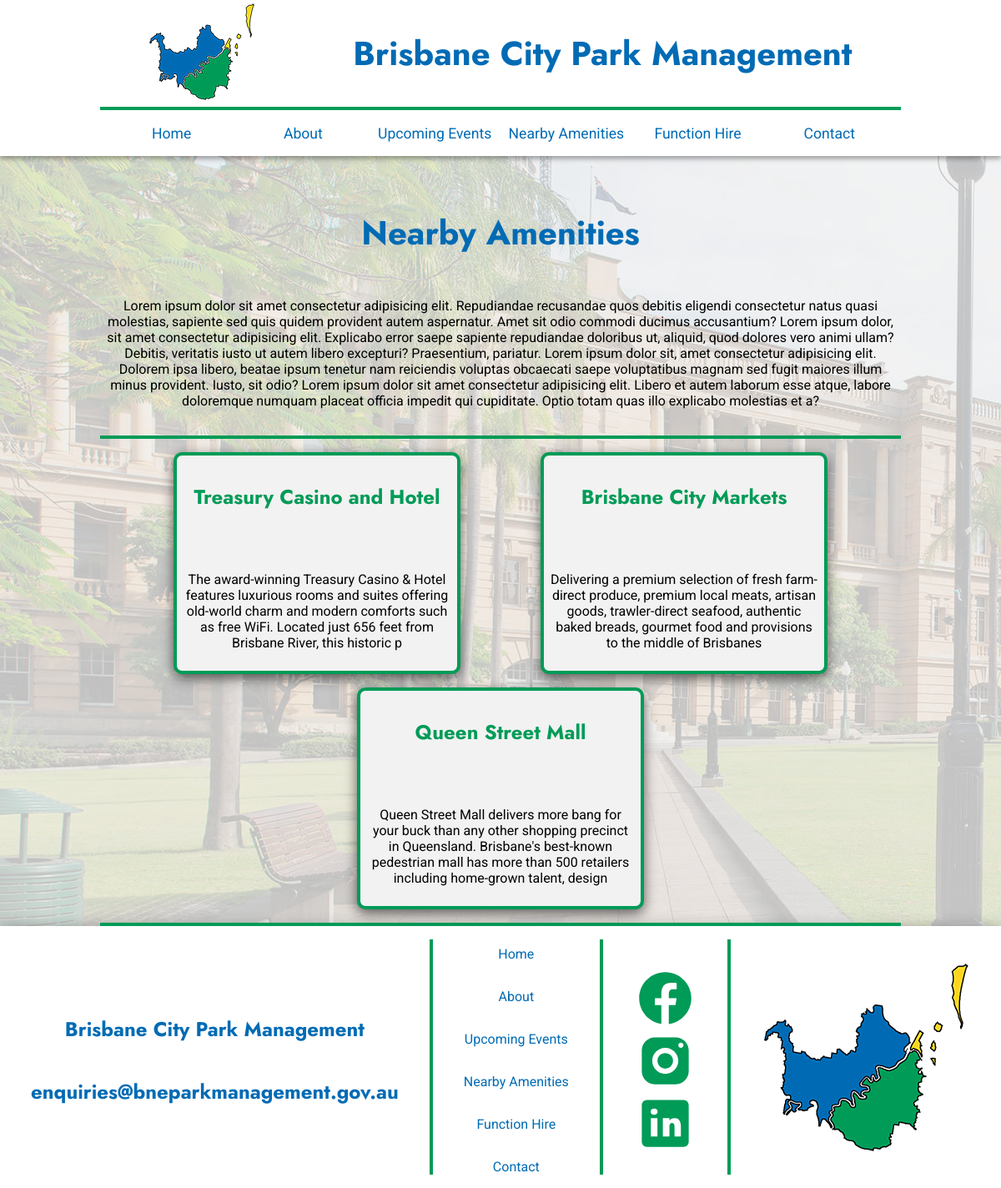
The app's page /pages/nearby.php with its own data.
### tables this page shows
CREATE TABLE places (
  placename VARCHAR(50),
  imageurl VARCHAR(100),
  placedesc VARCHAR(200)
);

### pages/nearby.php (the view, shortened to what this page needs)
<?php
    require_once "../backend/connect.php"
?>
<!DOCTYPE html>
<html lang="en">
<head>
    <link rel="stylesheet" href="../css/styles.css">
</head>
<body>
    <header>
        <div>
            <img src="../images/bcmp-logo-128x128.png" alt="logo">
            <h1>Brisbane City Park Management</h1>
        </div>
        <nav>
            <a href="../index.php"><p>Home</p></a>
            <a href="about.php"><p>About</p></a>
            <a href="events.php"><p>Upcoming Events</p></a>
            <a href="nearby.php"><p>Nearby Amenities</p></a>
            <a href="functionhire.php"><p>Function Hire</p></a>
            <a href="contact.php"><p>Contact</p></a>
        </nav>
    </header>
    <main>
        <div>
            <h2>Nearby Amenities</h2>
            <p>
                Lorem ipsum dolor sit amet consectetur adipisicing elit. Repudiandae recusandae quos debitis eligendi consectetur natus quasi molestias, sapiente sed quis quidem provident autem aspernatur. Amet sit odio commodi ducimus accusantium?
                Lorem ipsum dolor, sit amet consectetur adipisicing elit. Explicabo error saepe sapiente repudiandae doloribus ut, aliquid, quod dolores vero animi ullam? Debitis, veritatis iusto ut autem libero excepturi? Praesentium, pariatur.
                Lorem ipsum dolor sit, amet consectetur adipisicing elit. Dolorem ipsa libero, beatae ipsum tenetur nam reiciendis voluptas obcaecati saepe voluptatibus magnam sed fugit maiores illum minus provident. Iusto, sit odio?
                Lorem ipsum dolor sit amet consectetur adipisicing elit. Libero et autem laborum esse atque, labore doloremque numquam placeat officia impedit qui cupiditate. Optio totam quas illo explicabo molestias et a?
            </p>
        </div>
        <div class="card-group">
            <?php
                $sql = "SELECT * FROM places";
                $result = $connect->query($sql);
                if ($result->num_rows > 0) {
                    while ($row = $result->fetch_assoc()) {
                        ?>
                        <div class="card">
                            <h3><?php echo $row["placename"]; ?></h3>
                            <p><?php echo $row["placedesc"];?></p>
                        </div>
                        <?php
                    }
                } else {
                    echo "No results found.";
                }
            ?>
        </div>
    </main>
    <footer>
        <span>
            <h2>Brisbane City Park Management</h2>
            <h2 id="email">@</h2>
        </span>
        <div></div>
        <span>
            <a href="../index.php"><p>Home</p></a>
            <a href="about.php"><p>About</p></a>
            <a href="events.php"><p>Upcoming Events</p></a>
            <a href="nearby.php"><p>Nearby Amenities</p></a>
            <a href="functionhire.php"><p>Function Hire</p></a>
            <a href="contact.php"><p>Contact</p></a>
        </span>
        <div></div>
        <span>
            <img src="../images/facebook.svg" alt="social media icon">
            <img src="../images/instagram.svg" alt="social media icon">
            <img src="../images/linkedin.svg" alt="social media icon">
        </span>
        <div></div>
        <span>
            <img src="../images/bcmp-logo-250x250.png" alt="logo">
        </span>
    </footer>
</body>

### css/styles.css (style rules this page uses)
body { background: url(../images/queens-garden.jpg); margin: 0; }
h1 { font-family: 'Jost', sans-serif; color: #006bb4; text-align: center; }
h2 { font-family: 'Jost', sans-serif; color: #006bb4; text-align: center; }
h3 { font-family: 'Jost', sans-serif; color: #009b57; text-align: center; }
p { font-family: 'Roboto', sans-serif; text-align: center; }
header { position: fixed; width: 100%; z-index: 99; text-align: center; background: #ffffff; box-shadow: rgba(0, 0, 0, 0.16) 0px 3px 6px, rgba(0, 0, 0, 0.23) 0px 3px 6px; }
header h1 { font-size: 2.5rem; margin: 0; }
header p { font-size: 1.1em; }
header > nav { display: flex; justify-content: space-evenly; align-items: center; margin: auto; border-top: 4px solid #009b57; max-width: 80%; }
header > nav > a { color: #006bb4; position: relative; width: 15%; text-decoration: none; transition: 500ms; z-index: 1; cursor: pointer; }
header > div { display: flex; justify-content: space-around; align-items: center; margin: auto; max-width: 80%; }
#email::before { content: "enquiries"; }
#email::after { content: "bneparkmanagement.gov.au"; }
footer { display: flex; justify-content: space-around; text-align: center; background: #ffffff; box-shadow: rgba(0, 0, 0, 0.16) 0px 3px 18px, rgba(0, 0, 0, 0.23) 0px 3px 18px; }
footer > div { width: 0px; height: auto; margin-top: 1em; margin-bottom: 1em; border: 2px solid #009b57; }
footer > span { display: flex; flex-direction: column; align-items: center; margin: auto; padding-top: 0.5em; max-width: 80%; }
footer > span > a { color: #006bb4; text-decoration: none; transition: 500ms; cursor: pointer; }
main { background: rgba(242, 242, 242, 0.8); display: flex; justify-content: center; align-items: center; flex-direction: column; }
main > div { display: flex; flex-direction: row; justify-content: space-evenly; flex-wrap: wrap; width: 80%; text-align: center; border-bottom: solid 4px #009b57; padding-bottom: 1em; }
main h2 { font-size: 2.5rem; margin-top: 250px; width: fit-content; }
.card-group { max-width: 100%; display: flex; flex-direction: row; flex-wrap: wrap; justify-content: center; align-items: center; }
.card { display: flex; flex-direction: column; justify-content: center; align-items: center; background: #f2f2f2; width: fit-content; margin: 1em 3em 0em 3em; padding: 0.5em; border: 4px solid #009b57; border-radius: 10px; box-shadow: rgba(0, 0, 0, 0.6) 0px 5px 15px; transition: 500ms; }
.card > h3 { max-width: 20em; font-size: 1.5rem; }
.card > p { max-width: 20em; }

### records on screen
places: placename "Treasury Casino and Hotel", placedesc "The award-winning Treasury Casino & Hotel features luxurious rooms and suites offering old-world charm and modern comforts such as free WiFi. Located just 656 feet from Brisbane River, this historic p"
places: placename "Brisbane City Markets", placedesc "Delivering a premium selection of fresh farm-direct produce, premium local meats, artisan goods, trawler-direct seafood, authentic baked breads, gourmet food and provisions to the middle of Brisbanes"
places: placename "Queen Street Mall", placedesc "Queen Street Mall delivers more bang for your buck than any other shopping precinct in Queensland. Brisbane's best-known pedestrian mall has more than 500 retailers including home-grown talent, design"
